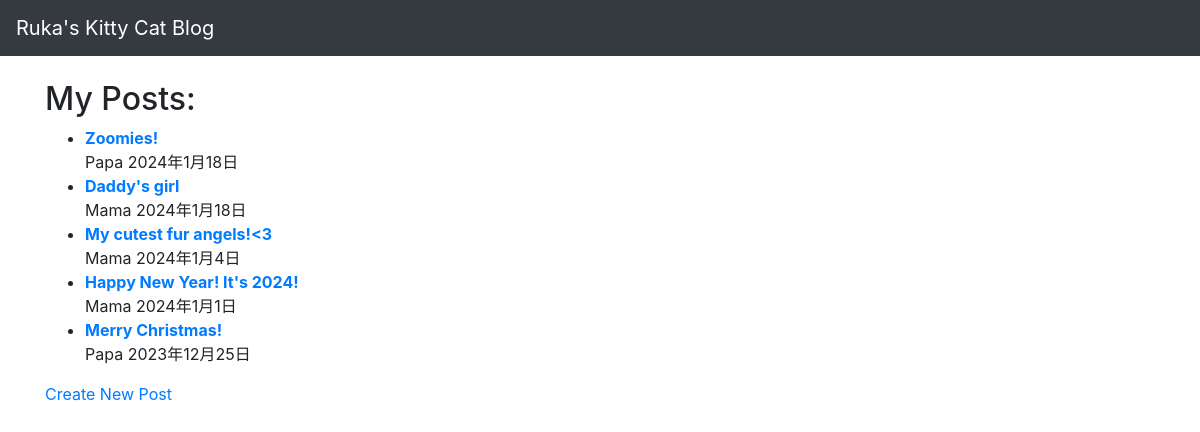
Page /blogapp/ on the committed database.
### blogapp/models.py (models this page shows, shortened)
class Post(models.Model):
    title = models.CharField(max_length=100)
    body = models.TextField()
    update_date = models.DateField("Last update", default=timezone.now)
    tags = models.ManyToManyField("Tag", blank=True, related_name="tags_on_post")
    author = models.ForeignKey(Author,on_delete=models.CASCADE)

class Author(models.Model):
    name = models.CharField(max_length=100)
    def __str__(self):
        return self.name

### blogapp/views.py (the view)
# urls.py: path("", views.IndexView.as_view(), name="index"),
class IndexView(generic.ListView):
    template_name = "blogapp/index.html"
    context_object_name = "post_list"
    def get_queryset(self):
        return Post.objects.all().order_by("-update_date")

### blogapp/templates/blogapp/index.html (shortened to what this page needs)
{% extends "blogapp/base.html" %}
{% block main %}
    <head>
        <h2>My Posts:</h2>
        <ul>
        {% for post in post_list %}
            <li>
                <strong><a href="{% url 'blogapp:post_detail' post.id %}">{{ post.title }}</a></strong>
                <br>
                {{ post.author }}
                {{ post.update_date }}
            </li>
            {% endfor %}
        </ul>
        <p><a href="{% url 'blogapp:new_post' %}">Create New Post</a></p>
{% endblock %}

### rows in the picture
Post: title "Zoomies!", author "Papa", update_date "2024年1月18日"
Post: title "Daddy's girl", author "Mama", update_date "2024年1月18日"
Post: title "My cutest fur angels!<3", author "Mama", update_date "2024年1月4日"
Post: title "Happy New Year! It's 2024!", author "Mama", update_date "2024年1月1日"
Post: title "Merry Christmas!", author "Papa", update_date "2023年12月25日"
